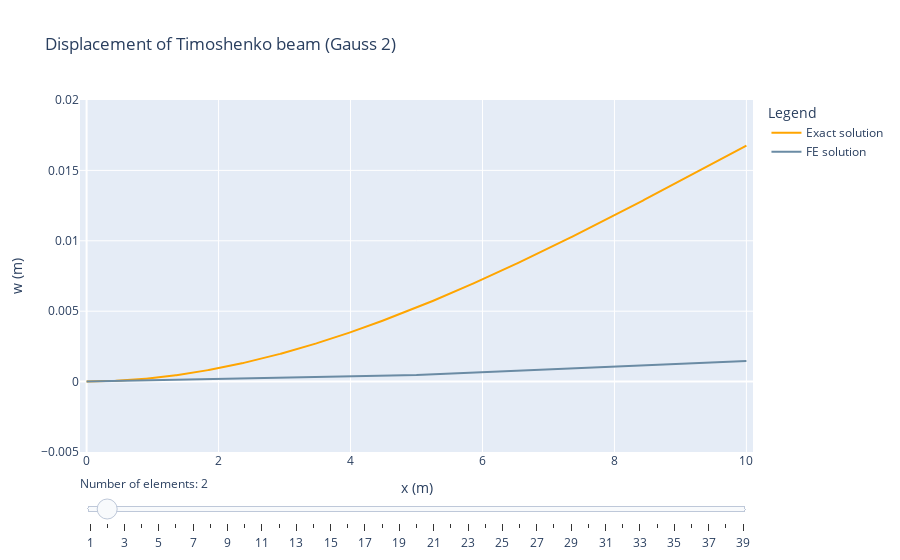

Notebook code cell kept with this figure:
### Code cell
import plotly.graph_objects as go
import numpy as np
import matplotlib.pyplot as plt

# Colors
grey = '#eeeeee' # light grey fill

## Prepare all the graphs that are to be plotted
# Define the range of densities to plot
range_elements = np.arange(1, 40, 1)
n_element = np.max(range_elements)

## Create plot
fig = go.Figure()

base_traces = 0 # Number of traces that are always visible

length = 10           # Length
EI = 2e4                # Bending stiffness
GA_s = 1e5              # Shear stiffness
n_node = n_element + 1  # Number of nodes
F_right = 1             # Load applied at the right boundary
a_left = 0              # Displacement at the left boundary
f_y = 0                 # Distributed load
T = 0                   # Applied moment
F_y = 1                 # Applied shear load  


x_analytical = np.linspace(0, length, 1000)
w_analytical = - F_y * (x_analytical - length)/GA_s - F_y*x_analytical/(2*EI)*(length**2-x_analytical**2/3) + 1/3*F_y*length**3/EI
u_analytical = w_analytical[::-1]

# Add traces, one for each slider step
for a in range_elements: 
    x, u  = simulate(a)
    fig.add_trace(  
        go.Scatter(
            visible=False,
            x=x_analytical,
            y=u_analytical,
            line=dict(color='#FFA500'),
            mode='lines',
            name='Exact solution'))
    fig.add_trace(        
        go.Scatter(
            visible=False,
            x=x,
            y=u[1::2],
            line=dict(color='#6a8ba4'),
            mode='lines',
            name='FE solution'))

traces_per_step = 2 # Number of traces per value of a

# Show the traces for one value of a when loading the plot (initial setup)
active_a_index = 1
for i in range(traces_per_step):
    curr_idx = int(base_traces + active_a_index*traces_per_step + i)
    fig.data[curr_idx].visible = True

# Create and add slider
steps = []
for i in range(0, range_elements.shape[0]):
    visarray = [False] * len(fig.data)
    visarray[0:base_traces] = [True] * base_traces
    curr_idx = int(base_traces + i * traces_per_step)
    next_idx = int(base_traces + (i+1) * traces_per_step)
    visarray[curr_idx:next_idx] = [True] * traces_per_step
    step = dict(
        method="update",
        args=[{"visible": visarray}],
        label=str(round(range_elements[i], 1))
    )
    steps.append(step)

sliders = [dict(
    active=active_a_index,
    currentvalue={"prefix": r"Number of elements: "},
    steps=steps
)]

fig.update_layout(
    sliders=sliders,
    legend_title="Legend",
)

fig.update_xaxes(title_text='x (m)', range=[-0.1, 10.1])

# Update yaxis properties
fig.update_yaxes(title_text='w (m)', range=[-0.005, 0.02])

fig.update_layout(
    title="Displacement of Timoshenko beam (Gauss 2)",
    sliders=sliders,
    legend_title="Legend"
)
